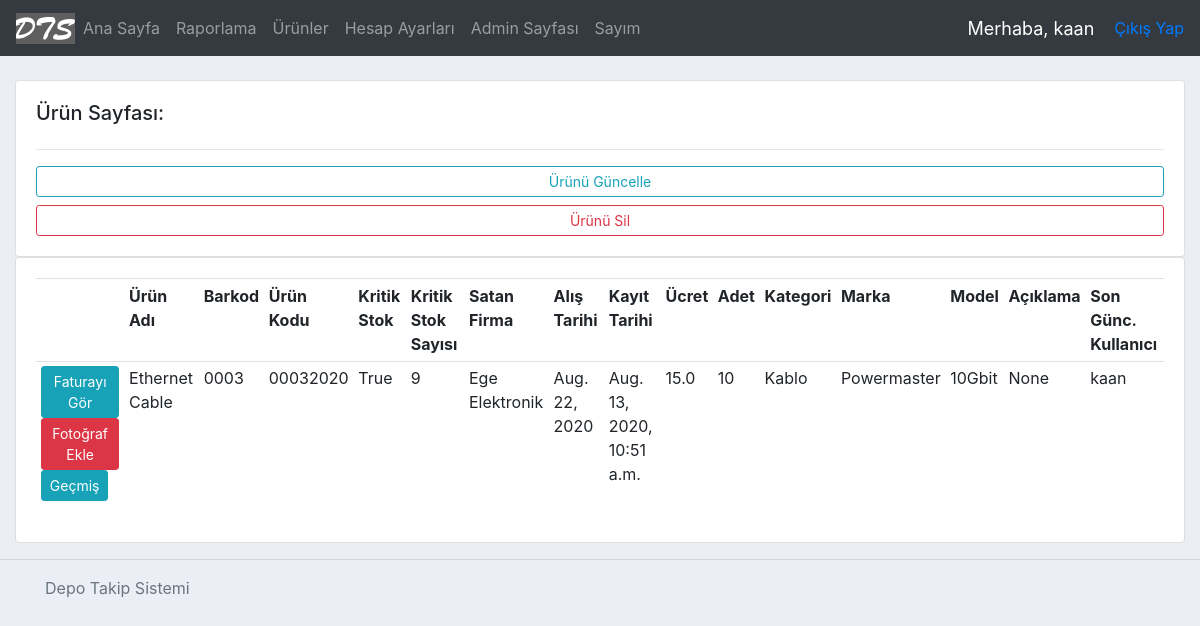
Screenshot of /productPage/44/ (signed in) with the database file from the repository.
### accounts/models.py (models this page shows, shortened)
class Product(models.Model):
    name = models.CharField(max_length=200)
    barcode = models.CharField(max_length=48)
    code = models.CharField(max_length=255)
    criticalStock = models.BooleanField(default=False) #kritik stok
    criticalStockAmt = models.IntegerField(null=True, blank=True)
    photo = models.ImageField(blank=True, null=True)
    vendor = models.CharField(max_length=200) #alınan firma
    dateBought = models.DateField(null=True) #satın alınan tarih
    regDate = models.DateTimeField( auto_now_add=True, null=True ) #ürünün kayıt edildiği tarih
    price = models.FloatField() #ürünün fiyatı
    amount = models.IntegerField() #ürünün adeti
    category = models.CharField(max_length=200) #ürünün kategorisi
    brand = models.CharField(max_length = 200) #ürünün markası
    model = models.CharField(max_length = 200, blank=True, null=True)
    description = models.CharField(max_length = 400, blank=True, null=True) #açıklama
    editor = models.CharField(max_length = 200) #ürünü kaydeden/silen kullanıcı
    invoice = models.OneToOneField('Invoice', on_delete=models.CASCADE, related_name="fatura", null=True, blank=True )
    history = HistoricalRecords(
        history_change_reason_field=models.TextField(null=True, max_length=255)
    )
    lastStocktakeTime = models.DateTimeField(blank=True, null=True) #son sayım yapılan tarih

### accounts/views.py (the view)
# urls.py: path('productPage/<str:pk>/', views.productPage, name='productPage'),
@login_required(login_url='login')
def productPage(request, pk):
    product = Product.objects.get(id=pk)
    context = {'product': product}
    return render( request, 'accounts/productPage.html', context )

### accounts/templates/accounts/productPage.html (shortened to what this page needs)
{%  extends 'accounts/main.html' %}
{% block content %}
<br>
<div class="row">
	<div class="col-md">
		<div class="card card-body">
			<h5>Ürün Sayfası:</h5>
			<hr>
			<a class="btn btn-outline-info  btn-sm btn-block" href="{% url 'updateProduct' product.id %}">Ürünü Güncelle</a>
			<a class="btn btn-outline-danger  btn-sm btn-block" href="{% url 'deleteProduct' product.id %}">Ürünü Sil</a>
		</div>
	</div>
</div>
<div class="row">
	<div class="col-md">
		<div class="card card-body">
			<table class="table table-sm">
				<tr>
                    <th></th>
                    <th>Ürün Adı</th>
                    <th>Barkod</th>
                    <th>Ürün Kodu</th>
                    <th>Kritik Stok</th>
                    <th>Kritik Stok Sayısı</th>
                    <th>Satan Firma</th>
                    <th>Alış Tarihi</th>
                    <th>Kayıt Tarihi</th>
                    <th>Ücret</th>
                    <th>Adet</th>
                    <th>Kategori</th>
                    <th>Marka</th>
                    <th>Model</th>
                    <th>Açıklama</th>
                    <th>Son Günc. Kullanıcı</th>
				</tr>
				<tr>
                    <div class="col-sm-2 buttons-alignment">
                        <td>
                            {% if product.invoice is not Null %}
                                <a class="btn btn-sm btn-info" href="{% url 'invoice-path' product.invoice.id %}">Faturayı Gör</a>
                            {% else %}
                                <a class="btn btn-sm btn-danger" href="{% url 'addInvoice' product.id %}">Fatura Ekle</a>
                            {% endif %}
                            {% if product.photo %}
                               <a class="btn btn-sm btn-info" href="{{ product.photo.url }}">Fotoğrafı Gör</a>
                            {% else %}
                               <a class="btn btn-sm btn-danger" href="{% url 'updateProduct' product.id %}">Fotoğraf Ekle</a>
                            {% endif %}
                            <a class="btn btn-sm btn-info" href="{% url 'history-path' product.id %}">Geçmiş</a>
                        </td>
                    </div>
					<td>{{ product.name}}</td>
					<td>{{ product.barcode }}</td>
					<td>{{ product.code }}</td>
					<td>{{ product.criticalStock }}</td>
					<td>{{ product.criticalStockAmt }}</td>
                    <td>{{ product.vendor }}</td>
                    <td>{{ product.dateBought }}</td>
                    <td>{{ product.regDate }}</td>
                    <td>{{ product.price }}</td>
                    <td>{{ product.amount }}</td>
                    <td>{{ product.category }}</td>
                    <td>{{ product.brand }}</td>
                    <td>{{ product.model }}</td>
                    <td>{{ product.description }}</td>
                    <td>{{ product.editor }}</td>
			</table>
		</div>
	</div>
</div>
{% endblock %}

### accounts/templates/accounts/navbar.html (shortened to what this page needs)
{% load static %}
<nav class="navbar navbar-expand-lg navbar-dark bg-dark">
    <a href="/">
        <img class="logo" src="{% static 'images/dts.png' %}">
    </a>
    <div class="collapse navbar-collapse" id="navbarNav">
        <ul class="navbar-nav">
          <li class="nav-item ">
              <a class="nav-link" href="{% url 'home' %}">Ana Sayfa</a>
          </li>
          <li class="nav-item ">
              <a class="nav-link" href="/reportPage">Raporlama</a>
          </li>
          <li class="nav-item ">
              <a class="nav-link" href="/products">Ürünler</a>
          </li>
          {% if request.user.is_staff %}
          <li class="nav-item">
              <a class="nav-link" href="{% url 'account' %}">Hesap Ayarları</a>
          </li>
          {% endif %}
          <li class="nav-item">
              <a class="nav-link" href="/admin">Admin Sayfası</a>
          </li>
          <li class="nav-item">
              <a class="nav-link" href="/stocktakePage">Sayım</a>
          </li>
        </ul>
    </div>
    <span class="hello-msg">Merhaba, {{request.user}}</span>
    <span><a href="{% url 'logout' %}">Çıkış Yap</a></span>
</nav>

### static/css/main.css (style rules this page uses)
body { background-color: #ebeff5; }

### accounts/templates/accounts/navbar.html (style rules this page uses)
.hello-msg { font-size: 18px; color: #fff; margin-right: 20px; }

### rows the page displays
Product: name "Ethernet Cable", barcode "0003", code "00032020", criticalStock "True", criticalStockAmt "9", vendor "Ege Elektronik", dateBought "Aug. 22, 2020", regDate "Aug. 13, 2020, 10:51 a.m.", price "15.0", amount "10", category "Kablo", brand "Powermaster", model "10Gbit", description "None", editor "kaan"

### other values shown
{{ request.user }} "kaan"
